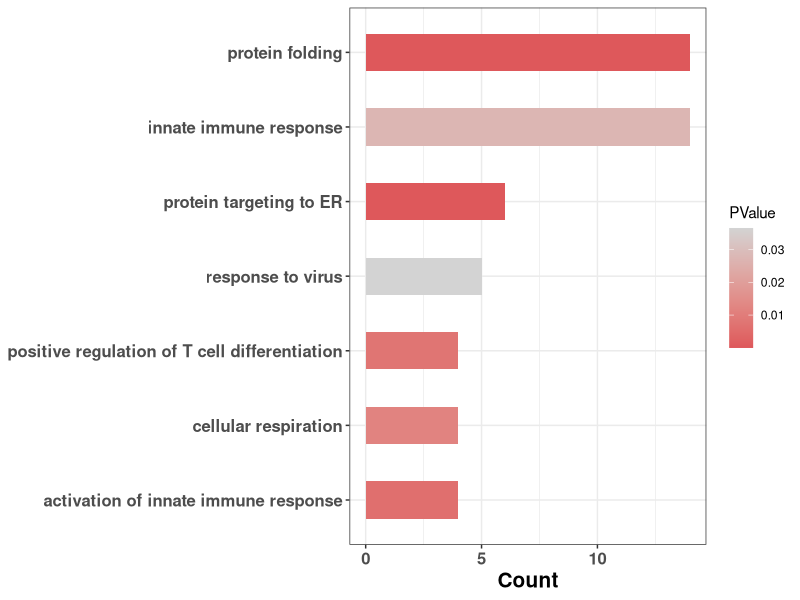

R code for this plot:
library(ggplot2)

df = read.table("./BP_Bcells_5.txt", header=T, sep="\t")
ggplot(df, aes(x=Count, y=reorder(Term, Count), fill=PValue))+
geom_bar(stat="identity", width=0.5)+
scale_fill_gradient(low="#DE585B", high="lightgray")+
theme_bw()+
theme(axis.text.x=element_text(face="bold", size=12), axis.text.y=element_text(face="bold", size=12), axis.title.x=element_text(face="bold", size=15), axis.title.y=element_blank())





